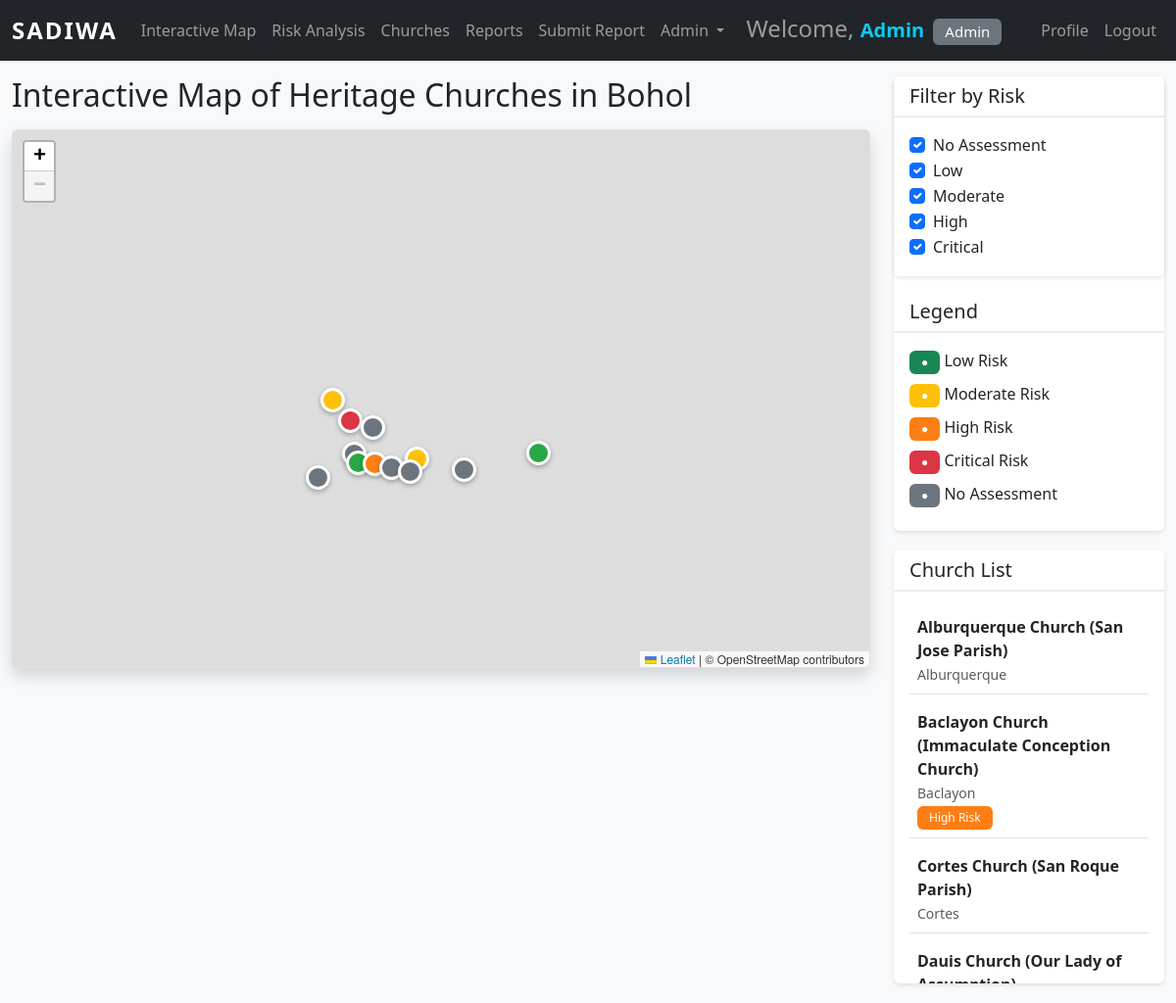
The page /map.php (signed in) on the database its author committed.
### tables this page shows
CREATE TABLE IF NOT EXISTS Churches (
    church_id INT AUTO_INCREMENT PRIMARY KEY,
    name VARCHAR(255) NOT NULL,
    municipality VARCHAR(100) NOT NULL,
    latitude DECIMAL(10, 8) NOT NULL,
    longitude DECIMAL(11, 8) NOT NULL,
    year_built INT,
    architectural_style VARCHAR(100),
    created_at TIMESTAMP DEFAULT CURRENT_TIMESTAMP
);

CREATE TABLE IF NOT EXISTS DamageReports (
    report_id INT AUTO_INCREMENT PRIMARY KEY,
    church_id INT NOT NULL,
    contributor_id INT NOT NULL,
    report_date DATE NOT NULL,
    damage_description TEXT NOT NULL,
    risk_level INT NOT NULL,
    image_path VARCHAR(255),
    status ENUM('Pending', 'Approved', 'Rejected') DEFAULT 'Pending',
    created_at TIMESTAMP DEFAULT CURRENT_TIMESTAMP,
    FOREIGN KEY (church_id) REFERENCES Churches(church_id) ON DELETE CASCADE,
    FOREIGN KEY (contributor_id) REFERENCES Users(user_id) ON DELETE CASCADE,
    FOREIGN KEY (risk_level) REFERENCES RiskLevels(risk_id)
);

CREATE TABLE IF NOT EXISTS RiskLevels (
    risk_id INT AUTO_INCREMENT PRIMARY KEY,
    level_name VARCHAR(50) NOT NULL,
    description TEXT,
    color_code VARCHAR(20)
);

### church.php (called while the page is built, shortened)
<?php
function getChurchesWithRisk() {
    $conn = getDBConnection();
    $query = "
        SELECT
            c.*,
            dr.risk_level,
            rl.level_name,
            rl.color_code,
            dr.report_date
        FROM Churches c
        LEFT JOIN DamageReports dr
            ON dr.report_id = (
                SELECT dr2.report_id
                FROM DamageReports dr2
                WHERE dr2.church_id = c.church_id
                AND dr2.status = 'Approved'
                ORDER BY dr2.report_date DESC, dr2.report_id DESC
                LIMIT 1
            )
        LEFT JOIN RiskLevels rl ON dr.risk_level = rl.risk_id
        ORDER BY c.name
    ";
    $result = $conn->query($query);
    $churches = $result->fetch_all(MYSQLI_ASSOC);
    return $churches;
}
?>

### map.php (the view, shortened to what this page needs)
<?php
require_once '../functions/church.php';
$churchesWithRisk = getChurchesWithRisk();
?>
<!DOCTYPE html>
<html lang="en">
<head>
    <link href="https://cdn.jsdelivr.net/npm/bootstrap@5.3.0/dist/css/bootstrap.min.css" rel="stylesheet">
    <link rel="stylesheet" href="https://unpkg.com/leaflet@1.9.4/dist/leaflet.css" />
    <link rel="stylesheet" href="../assets/css/style.css">
</head>
<body>
    <?php include 'includes/navbar.php'; ?>
    <div class="container-fluid mt-3">
        <div class="row">
            <div class="col-md-9">
                <h2 class="mb-3">Interactive Map of Heritage Churches in Bohol</h2>
                <div id="map" class="border rounded shadow">
</div>
            </div>
            <div class="col-md-3">
                <div class="card">
                    <div class="card mb-3">
                    <div class="card-header">
                        <h5 class="mb-0">Filter by Risk</h5>
                    </div>
                    <div class="card-body">
                        <div class="form-check">
                            <input class="form-check-input risk-filter" type="checkbox" value="No Assessment" checked>
                            <label class="form-check-label">No Assessment</label>
                        </div>
                        <div class="form-check">
                            <input class="form-check-input risk-filter" type="checkbox" value="Low Risk" checked>
                            <label class="form-check-label">Low</label>
                        </div>
                        <div class="form-check">
                            <input class="form-check-input risk-filter" type="checkbox" value="Moderate Risk" checked>
                            <label class="form-check-label">Moderate</label>
                        </div>
                        <div class="form-check">
                            <input class="form-check-input risk-filter" type="checkbox" value="High Risk" checked>
                            <label class="form-check-label">High</label>
                        </div>
                        <div class="form-check">
                            <input class="form-check-input risk-filter" type="checkbox" value="Critical Risk" checked>
                            <label class="form-check-label">Critical</label>
                        </div>
                    </div>
                </div>
                    <div class="card-header">
                        <h5 class="mb-0">Legend</h5>
                    </div>
                    <div class="card-body">
                        <div class="mb-2">
                            <span class="badge bg-success">●</span> Low Risk
                        </div>
                        <div class="mb-2">
                            <span class="badge bg-warning">●</span> Moderate Risk
                        </div>
                        <div class="mb-2">
                            <span class="badge" style="background-color: #fd7e14;">●</span> High Risk
                        </div>
                        <div class="mb-2">
                            <span class="badge bg-danger">●</span> Critical Risk
                        </div>
                        <div class="mb-2">
                            <span class="badge bg-secondary">●</span> No Assessment
                        </div>
                    </div>
                </div>
                <div class="card mt-3">
                    <div class="card-header">
                        <h5 class="mb-0">Church List</h5>
                    </div>
                    <div class="card-body" style="max-height: 400px; overflow-y: auto;">
                        <?php foreach ($churchesWithRisk as $church): ?>
                        <div class="mb-2 p-2 border-bottom">
                            <strong><?php echo htmlspecialchars($church['name']); ?></strong><br>
                            <small class="text-muted"><?php echo htmlspecialchars($church['municipality']); ?></small>
                            <?php if ($church['level_name']): ?>
                            <br><span class="badge" style="background-color: <?php echo htmlspecialchars($church['color_code']); ?>">
                                <?php echo htmlspecialchars($church['level_name']); ?>
                            </span>
                            <?php endif; ?>
                        </div>
                        <?php endforeach; ?>
                    </div>
                </div>
            </div>
        </div>
    </div>
</body>
</html>

### style.css (style rules this page uses)
body { font-family: 'Segoe UI', Tahoma, Geneva, Verdana, sans-serif; background-color: #f8f9fa; }
.card { border: none; box-shadow: 0 2px 4px rgba(0,0,0,0.1); margin-bottom: 20px; }
.card-header { background-color: #fff; border-bottom: 2px solid #e9ecef; font-weight: 600; }
.badge { padding: 6px 12px; font-weight: 500; }

### map.php (style rules this page uses)
#map { height: 550px; width: 100%; }

### rows shown on the page
churches: name "Alburquerque Church (San Jose Parish)", municipality "Alburquerque"
damagereports: church.name "Baclayon Church (Immaculate Conception Church)", church.municipality "Baclayon", risk_level.level_name "High Risk"
churches: name "Cortes Church (San Roque Parish)", municipality "Cortes"
damagereports: church.name "Dauis Church (Our Lady of…"

### other values the page prints
$_SESSION['username'] "Admin"
$_SESSION['role'] "Admin"
